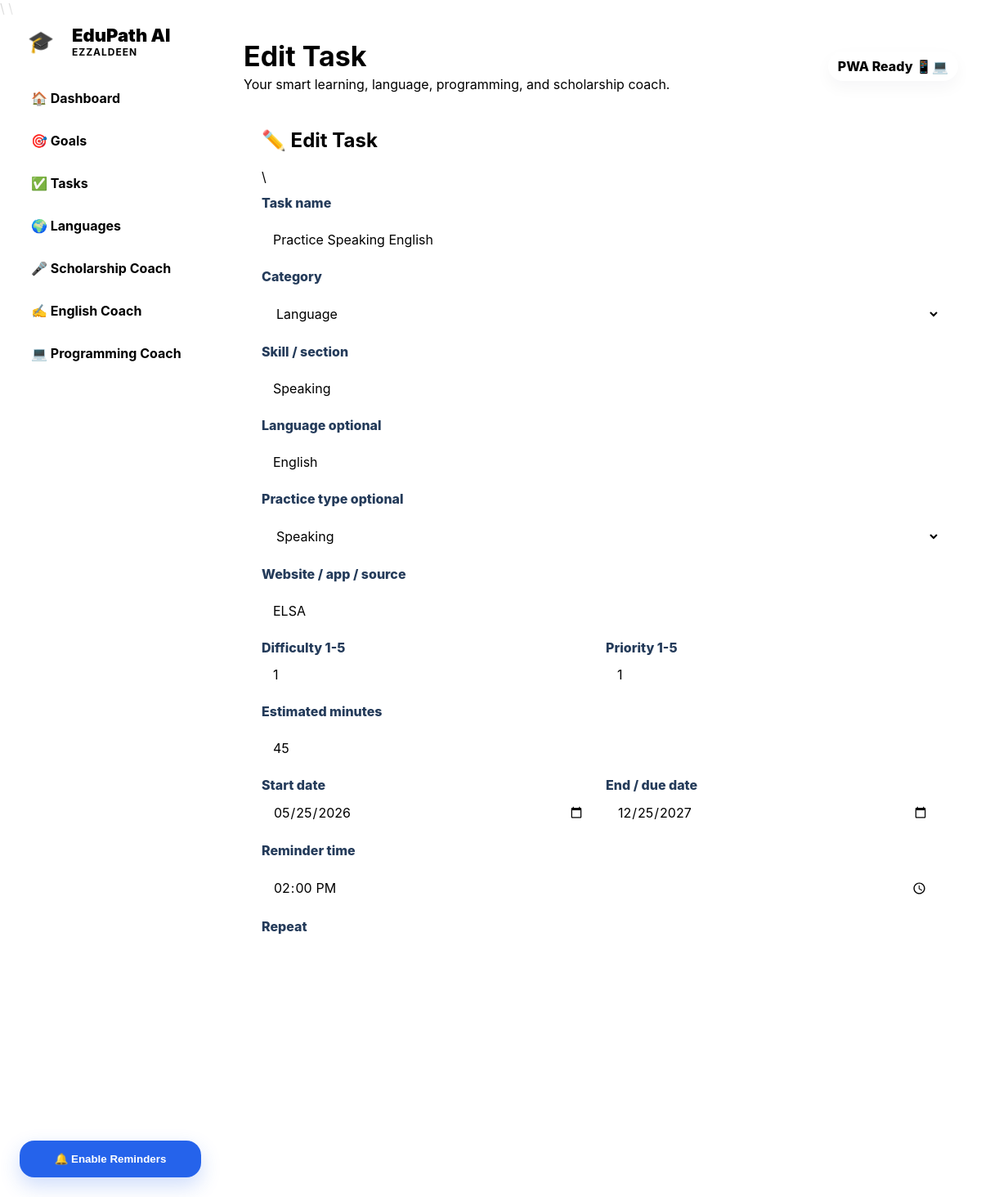
The page /task/1/edit on the database its author committed.
### app/__init__.py (models this page shows)
class StudyTask(db.Model):
    id = db.Column(db.Integer, primary_key=True)
    goal_id = db.Column(db.Integer, db.ForeignKey("goal.id"), nullable=True)
    title = db.Column(db.String(220), nullable=False)
    category = db.Column(db.String(80), nullable=False, default="Study")
    skill = db.Column(db.String(100), nullable=False, default="General")
    language = db.Column(db.String(80), nullable=True)
    practice_type = db.Column(db.String(80), nullable=True)
    source = db.Column(db.String(180), nullable=True)
    difficulty = db.Column(db.Integer, nullable=False, default=1)
    priority = db.Column(db.Integer, nullable=False, default=3)
    estimated_minutes = db.Column(db.Integer, nullable=False, default=30)
    start_date = db.Column(db.String(40), nullable=True)
    due_date = db.Column(db.String(40), nullable=True)
    reminder_time = db.Column(db.String(20), nullable=True)
    repeat_type = db.Column(db.String(40), nullable=False, default="daily")
    status = db.Column(db.String(30), nullable=False, default="pending")
    review_count = db.Column(db.Integer, nullable=False, default=0)
    last_reviewed = db.Column(db.String(40), nullable=True)
    notes = db.Column(db.Text, nullable=True)
    goal = db.relationship("Goal", backref="tasks")

### app/__init__.py (the view, shortened to what this page needs)
    @app.route("/task/<int:task_id>/edit", methods=["GET", "POST"])
    def edit_task(task_id):
        task = StudyTask.query.get_or_404(task_id)
        return render_template("edit_task.html", task=task)

### app/templates/edit_task.html (shortened to what this page needs)
{% extends "base.html" %}
{% block page_title %}Edit Task{% endblock %}
{% block content %}
<section class="card">
    <h2>✏️ Edit Task</h2>
    <form method="POST" class="form">
        {% include "_task_form.html" %}
        <div class="actions">
            <button type="submit">💾 Save Changes</button>
            <a class="small-button cancel" href="{{ url_for('tasks') }}">↩ Cancel</a>
        </div>
    </form>
</section>
{% endblock %}

### app/templates/_task_form.html
\
<label>Task name</label>
<input name="title" value="{{ task.title if task else '' }}" placeholder="Example: Practice English speaking">
<label>Category</label>
<select name="category">
    {% for c in ["Study", "Language", "Programming", "Scholarship", "Mathematics", "AI", "General"] %}
        <option {% if task and task.category == c %}selected{% endif %}>{{ c }}</option>
    {% endfor %}
</select>
<label>Skill / section</label>
<input name="skill" value="{{ task.skill if task else '' }}" placeholder="Example: Reading, Writing, Debugging">
<label>Language optional</label>
<input name="language" value="{{ task.language if task else '' }}" placeholder="English, Turkish, Russian, Indonesian, Romanian...">
<label>Practice type optional</label>
<select name="practice_type">
    {% for p in ["", "Reading", "Writing", "Listening", "Speaking", "Vocabulary", "Grammar"] %}
        <option value="{{ p }}" {% if task and task.practice_type == p %}selected{% endif %}>{{ p or "Not language practice" }}</option>
    {% endfor %}
</select>
<label>Website / app / source</label>
<input name="source" value="{{ task.source if task else '' }}" placeholder="Example: YouTube, Duolingo, TOEFL book, Codeforces">
<div class="form-row">
    <div>
        <label>Difficulty 1-5</label>
        <input name="difficulty" type="number" min="1" max="5" value="{{ task.difficulty if task else 1 }}">
    </div>
    <div>
        <label>Priority 1-5</label>
        <input name="priority" type="number" min="1" max="5" value="{{ task.priority if task else 3 }}">
    </div>
</div>
<label>Estimated minutes</label>
<input name="estimated_minutes" type="number" min="5" value="{{ task.estimated_minutes if task else 30 }}">
<div class="form-row">
    <div>
        <label>Start date</label>
        <input name="start_date" type="date" value="{{ task.start_date if task else '' }}">
    </div>
    <div>
        <label>End / due date</label>
        <input name="due_date" type="date" value="{{ task.due_date if task else '' }}">
    </div>
</div>
<label>Reminder time</label>
<input name="reminder_time" type="time" value="{{ task.reminder_time if task else '' }}">
<label>Repeat</label>
<select name="repeat_type">
    {% for r in ["daily", "weekly", "once"] %}
        <option {% if task and task.repeat_type == r %}selected{% endif %}>{{ r }}</option>
    {% endfor %}
</select>
<label>Notes</label>
<textarea name="notes" rows="3">{{ task.notes if task else "" }}</textarea>

### app/static/css/style.css (style rules this page uses)
* { box-sizing: border-box; }
body { margin: 0; font-family: Inter, ui-sans-serif, system-ui, -apple-system, BlinkMacSystemFont, "Segoe UI", Arial, sans-serif; background: radial-gradient(circle at top left, rgba(37, 99, 235, 0.18), transparent 32%), radial-gradient(circle at bottom right, rgba(124, 58, 237, 0.18), transparent 32%), var(--bg); color: var(--text); min-height: 100vh; }
.card, .stat-card, .skill-card { background: var(--card); border: 1px solid var(--border); border-radius: 26px; padding: 22px; box-shadow: var(--shadow); backdrop-filter: blur(20px); }
.card h2, .card h3 { margin-top: 0; }
.form { display: flex; flex-direction: column; gap: 12px; }
.form-row { display: grid; grid-template-columns: 1fr 1fr; gap: 12px; }
label { font-weight: 800; color: #243b5a; }
input, select, textarea { width: 100%; padding: 13px 14px; border: 1px solid var(--border); border-radius: 16px; font: inherit; background: white; color: var(--text); outline: none; }
textarea { resize: vertical; }
button, .button, .small-button { display: inline-flex; align-items: center; justify-content: center; text-decoration: none; border: 0; border-radius: 16px; padding: 12px 16px; background: var(--primary); color: white; font-weight: 850; cursor: pointer; transition: 0.2s; }
.small-button { padding: 8px 11px; font-size: 13px; }
.actions { display: flex; flex-wrap: wrap; gap: 8px; margin-top: 10px; }
button, .button, .small-button, .actions a, .form button { color: #ffffff !important; background: #2563eb !important; border: 2px solid transparent !important; min-height: 42px; min-width: 96px; gap: 7px; opacity: 1 !important; visibility: visible !important; text-shadow: none !important; box-shadow: 0 10px 24px rgba(37, 99, 235, 0.22) !important; }
button[type="submit"], .form button[type="submit"] { background: #2563eb !important; color: #ffffff !important; }
.small-button { font-size: 14px !important; font-weight: 900 !important; padding: 9px 14px !important; border-radius: 14px !important; }
.small-button.cancel, .cancel { background: #64748b !important; color: #ffffff !important; box-shadow: 0 10px 24px rgba(100, 116, 139, 0.22) !important; }
.actions { display: flex !important; flex-wrap: wrap !important; gap: 10px !important; align-items: center !important; }
.actions a { text-decoration: none !important; }

### rows shown on the page
StudyTask: title "Practice Speaking English", category "Language", skill "Speaking", language "English", practice_type "Speaking", source "ELSA", difficulty "1", priority "1", estimated_minutes "45", start_date "05/25/2026", due_date "12/25/2027", reminder_time "14:00", repeat_type "daily", notes "Practice with the new ways"
